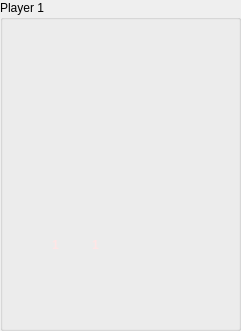
    <widget class="QGroupBox" name="groupBox">
     <property name="geometry">
      <rect>
       <x>20</x>
       <y>30</y>
       <width>241</width>
       <height>331</height>
      </rect>
     </property>
     <property name="styleSheet">
      <string notr="true">font: 75 15pt &quot;Fixedsys&quot;;</string>
     </property>
     <property name="title">
      <string>Player 1</string>
     </property>
     <widget class="QLabel" name="p1_label">
      <property name="geometry">
       <rect>
        <x>60</x>
        <y>70</y>
        <width>111</width>
        <height>121</height>
       </rect>
      </property>
      <property name="text">
       <string/>
      </property>
      <property name="pixmap">
       <pixmap resource="res.qrc">:/gamefield_graphics/p1.PNG</pixmap>
      </property>
      <property name="scaledContents">
       <bool>true</bool>
      </property>
     </widget>
     <widget class="QLabel" name="icon">
      <property name="geometry">
       <rect>
        <x>40</x>
        <y>230</y>
        <width>31</width>
        <height>31</height>
       </rect>
      </property>
      <property name="styleSheet">
       <string notr="true">border-image: url(:/gamefield_graphics/icons/bomb+1.jpg) 0 0 0 0 stretch stretch;
color: rgb(255, 230, 230);</string>
      </property>
      <property name="text">
       <string>&lt;html&gt;&lt;head/&gt;&lt;body&gt;&lt;p&gt;&lt;span style=&quot; font-weight:600; color:#ffe6e6;&quot;&gt;1&lt;/span&gt;&lt;/p&gt;&lt;/body&gt;&lt;/html&gt;</string>
      </property>
      <property name="alignment">
       <set>Qt::AlignCenter</set>
      </property>
     </widget>
     <widget class="QLabel" name="icon_2">
      <property name="geometry">
       <rect>
        <x>80</x>
        <y>230</y>
        <width>31</width>
        <height>31</height>
       </rect>
      </property>
      <property name="styleSheet">
       <string notr="true">border-image:url(:/gamefield_graphics/icons/powerup.jpg) 0 0 0 0 stretch stretch;
color: rgb(255, 230, 230);</string>
      </property>
      <property name="text">
       <string>&lt;html&gt;&lt;head/&gt;&lt;body&gt;&lt;p&gt;&lt;span style=&quot; font-weight:600; color:#ffe6e6;&quot;&gt;1&lt;/span&gt;&lt;/p&gt;&lt;/body&gt;&lt;/html&gt;</string>
      </property>
      <property name="alignment">
       <set>Qt::AlignCenter</set>
      </property>
     </widget>
     <widget class="QLabel" name="icon_3">
      <property name="geometry">
       <rect>
        <x>120</x>
        <y>230</y>
        <width>31</width>
        <height>31</height>
       </rect>
      </property>
      <property name="text">
       <string/>
      </property>
      <property name="pixmap">
       <pixmap resource="res.qrc">:/gamefield_graphics/icons/freeze.jpg</pixmap>
      </property>
      <property name="scaledContents">
       <bool>true</bool>
      </property>
     </widget>
     <widget class="QLabel" name="icon_4">
      <property name="geometry">
       <rect>
        <x>160</x>
        <y>230</y>
        <width>31</width>
        <height>31</height>
       </rect>
      </property>
      <property name="text">
       <string/>
      </property>
      <property name="pixmap">
       <pixmap resource="res.qrc">:/gamefield_graphics/icons/ghost.jpg</pixmap>
      </property>
      <property name="scaledContents">
       <bool>true</bool>
      </property>
     </widget>
     <widget class="QLabel" name="icon_5">
      <property name="geometry">
       <rect>
        <x>40</x>
        <y>270</y>
        <width>31</width>
        <height>31</height>
       </rect>
      </property>
      <property name="text">
       <string/>
      </property>
      <property name="pixmap">
       <pixmap resource="res.qrc">:/gamefield_graphics/icons/push.jpg</pixmap>
      </property>
      <property name="scaledContents">
       <bool>true</bool>
      </property>
     </widget>
     <widget class="QLabel" name="icon_6">
      <property name="geometry">
       <rect>
        <x>80</x>
        <y>270</y>
        <width>31</width>
        <height>31</height>
       </rect>
      </property>
      <property name="text">
       <string/>
      </property>
      <property name="pixmap">
       <pixmap resource="res.qrc">:/gamefield_graphics/icons/reverse.jpg</pixmap>
      </property>
      <property name="scaledContents">
       <bool>true</bool>
      </property>
     </widget>
     <widget class="QLabel" name="icon_7">
      <property name="geometry">
       <rect>
        <x>120</x>
        <y>270</y>
        <width>31</width>
        <height>31</height>
       </rect>
      </property>
      <property name="text">
       <string/>
      </property>
      <property name="pixmap">
       <pixmap resource="res.qrc">:/gamefield_graphics/icons/shield.jpg</pixmap>
      </property>
      <property name="scaledContents">
       <bool>true</bool>
      </property>
     </widget>
     <widget class="QLabel" name="icon_8">
      <property name="geometry">
       <rect>
        <x>160</x>
        <y>270</y>
        <width>31</width>
        <height>31</height>
       </rect>
      </property>
      <property name="text">
       <string/>
      </property>
      <property name="pixmap">
       <pixmap resource="res.qrc">:/gamefield_graphics/icons/mine.jpg</pixmap>
      </property>
      <property name="scaledContents">
       <bool>true</bool>
      </property>
     </widget>
    </widget>
